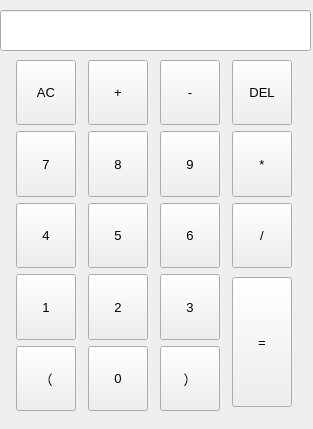
<?xml version="1.0" encoding="UTF-8"?>
<ui version="4.0">
 <class>Widget</class>
 <widget class="QWidget" name="Widget">
  <property name="geometry">
   <rect>
    <x>0</x>
    <y>0</y>
    <width>313</width>
    <height>429</height>
   </rect>
  </property>
  <property name="windowTitle">
   <string>Widget</string>
  </property>
  <widget class="QLineEdit" name="lineEdit">
   <property name="geometry">
    <rect>
     <x>0</x>
     <y>10</y>
     <width>311</width>
     <height>41</height>
    </rect>
   </property>
  </widget>
  <widget class="QWidget" name="">
   <property name="geometry">
    <rect>
     <x>10</x>
     <y>60</y>
     <width>291</width>
     <height>351</height>
    </rect>
   </property>
   <layout class="QGridLayout" name="gridLayout">
    <item row="1" column="1">
     <widget class="QPushButton" name="pushButton8">
      <property name="minimumSize">
       <size>
        <width>40</width>
        <height>40</height>
       </size>
      </property>
      <property name="maximumSize">
       <size>
        <width>60</width>
        <height>80</height>
       </size>
      </property>
      <property name="font">
       <font>
        <pointsize>10</pointsize>
       </font>
      </property>
      <property name="text">
       <string>8</string>
      </property>
     </widget>
    </item>
    <item row="2" column="2">
     <widget class="QPushButton" name="pushButton6">
      <property name="minimumSize">
       <size>
        <width>40</width>
        <height>40</height>
       </size>
      </property>
      <property name="maximumSize">
       <size>
        <width>60</width>
        <height>80</height>
       </size>
      </property>
      <property name="font">
       <font>
        <pointsize>10</pointsize>
       </font>
      </property>
      <property name="text">
       <string>6</string>
      </property>
     </widget>
    </item>
    <item row="2" column="0">
     <widget class="QPushButton" name="pushButton4">
      <property name="minimumSize">
       <size>
        <width>40</width>
        <height>40</height>
       </size>
      </property>
      <property name="maximumSize">
       <size>
        <width>60</width>
        <height>80</height>
       </size>
      </property>
      <property name="font">
       <font>
        <pointsize>10</pointsize>
       </font>
      </property>
      <property name="text">
       <string>4</string>
      </property>
     </widget>
    </item>
    <item row="0" column="2">
     <widget class="QPushButton" name="pushButtonjian">
      <property name="minimumSize">
       <size>
        <width>40</width>
        <height>40</height>
       </size>
      </property>
      <property name="maximumSize">
       <size>
        <width>60</width>
        <height>80</height>
       </size>
      </property>
      <property name="font">
       <font>
        <pointsize>10</pointsize>
       </font>
      </property>
      <property name="text">
       <string>-</string>
      </property>
     </widget>
    </item>
    <item row="2" column="1">
     <widget class="QPushButton" name="pushButton5">
      <property name="minimumSize">
       <size>
        <width>40</width>
        <height>40</height>
       </size>
      </property>
      <property name="maximumSize">
       <size>
        <width>60</width>
        <height>80</height>
       </size>
      </property>
      <property name="font">
       <font>
        <pointsize>10</pointsize>
       </font>
      </property>
      <property name="text">
       <string>5</string>
      </property>
     </widget>
    </item>
    <item row="0" column="3">
     <widget class="QPushButton" name="pushButtondel">
      <property name="minimumSize">
       <size>
        <width>40</width>
        <height>40</height>
       </size>
      </property>
      <property name="maximumSize">
       <size>
        <width>60</width>
        <height>80</height>
       </size>
      </property>
      <property name="font">
       <font>
        <pointsize>10</pointsize>
       </font>
      </property>
      <property name="text">
       <string>DEL</string>
      </property>
     </widget>
    </item>
    <item row="2" column="3">
     <widget class="QPushButton" name="pushButtonchu">
      <property name="minimumSize">
       <size>
        <width>40</width>
        <height>40</height>
       </size>
      </property>
      <property name="maximumSize">
       <size>
        <width>60</width>
        <height>80</height>
       </size>
      </property>
      <property name="font">
       <font>
        <pointsize>10</pointsize>
       </font>
      </property>
      <property name="text">
       <string>/</string>
      </property>
     </widget>
    </item>
    <item row="4" column="2">
     <widget class="QPushButton" name="pushButtonyoukuo">
      <property name="minimumSize">
       <size>
        <width>40</width>
        <height>40</height>
       </size>
      </property>
      <property name="maximumSize">
       <size>
        <width>60</width>
        <height>80</height>
       </size>
      </property>
      <property name="font">
       <font>
        <pointsize>10</pointsize>
       </font>
      </property>
      <property name="text">
       <string>）</string>
      </property>
     </widget>
    </item>
    <item row="4" column="1">
     <widget class="QPushButton" name="pushButton0">
      <property name="minimumSize">
       <size>
        <width>40</width>
        <height>40</height>
       </size>
      </property>
      <property name="maximumSize">
       <size>
        <width>60</width>
        <height>80</height>
       </size>
      </property>
      <property name="font">
       <font>
        <pointsize>10</pointsize>
       </font>
      </property>
      <property name="text">
       <string>0</string>
      </property>
     </widget>
    </item>
    <item row="0" column="0">
     <widget class="QPushButton" name="pushButtonclear">
      <property name="minimumSize">
       <size>
        <width>40</width>
        <height>40</height>
       </size>
      </property>
      <property name="maximumSize">
       <size>
        <width>60</width>
        <height>80</height>
       </size>
      </property>
      <property name="font">
       <font>
        <pointsize>10</pointsize>
       </font>
      </property>
      <property name="text">
       <string>AC</string>
      </property>
     </widget>
    </item>
    <item row="1" column="2">
     <widget class="QPushButton" name="pushButton9">
      <property name="minimumSize">
       <size>
        <width>40</width>
        <height>40</height>
       </size>
      </property>
      <property name="maximumSize">
       <size>
        <width>60</width>
        <height>80</height>
       </size>
      </property>
      <property name="font">
       <font>
        <pointsize>10</pointsize>
       </font>
      </property>
      <property name="text">
       <string>9</string>
      </property>
     </widget>
    </item>
    <item row="1" column="0">
     <widget class="QPushButton" name="pushButton7">
      <property name="minimumSize">
       <size>
        <width>40</width>
        <height>40</height>
       </size>
      </property>
      <property name="maximumSize">
       <size>
        <width>60</width>
        <height>80</height>
       </size>
      </property>
      <property name="font">
       <font>
        <pointsize>10</pointsize>
       </font>
      </property>
      <property name="text">
       <string>7</string>
      </property>
     </widget>
    </item>
    <item row="3" column="2">
     <widget class="QPushButton" name="pushButton3">
      <property name="minimumSize">
       <size>
        <width>40</width>
        <height>40</height>
       </size>
      </property>
      <property name="maximumSize">
       <size>
        <width>60</width>
        <height>80</height>
       </size>
      </property>
      <property name="font">
       <font>
        <pointsize>10</pointsize>
       </font>
      </property>
      <property name="text">
       <string>3</string>
      </property>
     </widget>
    </item>
    <item row="3" column="0">
     <widget class="QPushButton" name="pushButton1">
      <property name="minimumSize">
       <size>
        <width>40</width>
        <height>40</height>
       </size>
      </property>
      <property name="maximumSize">
       <size>
        <width>60</width>
        <height>80</height>
       </size>
      </property>
      <property name="font">
       <font>
        <pointsize>10</pointsize>
       </font>
      </property>
      <property name="text">
       <string>1</string>
      </property>
     </widget>
    </item>
    <item row="3" column="1">
     <widget class="QPushButton" name="pushButton2">
      <property name="minimumSize">
       <size>
        <width>40</width>
        <height>40</height>
       </size>
      </property>
      <property name="maximumSize">
       <size>
        <width>60</width>
        <height>80</height>
       </size>
      </property>
      <property name="font">
       <font>
        <pointsize>10</pointsize>
       </font>
      </property>
      <property name="text">
       <string>2</string>
      </property>
     </widget>
    </item>
    <item row="1" column="3">
     <widget class="QPushButton" name="pushButtonmul">
      <property name="minimumSize">
       <size>
        <width>40</width>
        <height>40</height>
       </size>
      </property>
      <property name="maximumSize">
       <size>
        <width>60</width>
        <height>80</height>
       </size>
      </property>
      <property name="font">
       <font>
        <pointsize>10</pointsize>
       </font>
      </property>
      <property name="text">
       <string>*</string>
      </property>
     </widget>
    </item>
    <item row="4" column="0">
     <widget class="QPushButton" name="pushButtonzuokuo">
      <property name="minimumSize">
       <size>
        <width>40</width>
        <height>40</height>
       </size>
      </property>
      <property name="maximumSize">
       <size>
        <width>60</width>
        <height>80</height>
       </size>
      </property>
      <property name="font">
       <font>
        <pointsize>10</pointsize>
       </font>
      </property>
      <property name="text">
       <string>（</string>
      </property>
     </widget>
    </item>
    <item row="0" column="1">
     <widget class="QPushButton" name="pushButtonpuls">
      <property name="minimumSize">
       <size>
        <width>40</width>
        <height>40</height>
       </size>
      </property>
      <property name="maximumSize">
       <size>
        <width>60</width>
        <height>80</height>
       </size>
      </property>
      <property name="font">
       <font>
        <pointsize>10</pointsize>
       </font>
      </property>
      <property name="text">
       <string>+</string>
      </property>
     </widget>
    </item>
    <item row="3" column="3" rowspan="2">
     <widget class="QPushButton" name="pushButtonequal">
      <property name="enabled">
       <bool>true</bool>
      </property>
      <property name="minimumSize">
       <size>
        <width>39</width>
        <height>40</height>
       </size>
      </property>
      <property name="maximumSize">
       <size>
        <width>60</width>
        <height>130</height>
       </size>
      </property>
      <property name="font">
       <font>
        <pointsize>10</pointsize>
       </font>
      </property>
      <property name="text">
       <string>=</string>
      </property>
     </widget>
    </item>
   </layout>
  </widget>
 </widget>
 <resources/>
 <connections/>
</ui>
